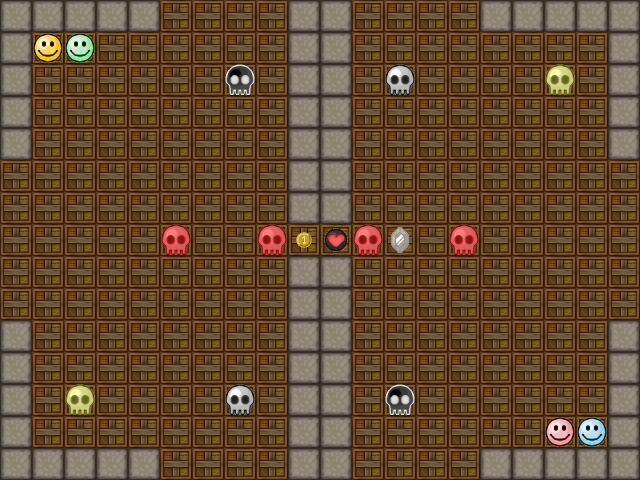

This is a level from a 2D game, rendered from its Tiled map with the project's own tilesets. A one-line summary and the map file follow, with tile-layer data summarised:
An orthogonal 20x15 tile map with 32x32 px tiles, 2 tile layers (background, map), 2 tilesets and 2 objects.

<map version="1.0" orientation="orthogonal" renderorder="right-down" width="20" height="15" tilewidth="32" tileheight="32" nextobjectid="3">
 <properties>
  <property name="type" value="classic" />
 </properties>
 <tileset firstgid="1" name="Sprite" tilewidth="32" tileheight="32" tilecount="64" columns="8">
  <image source="../../tileset/sprite.png" width="256" height="256" />
  <tile id="2" probability="2" />
  <tile id="3" probability="0.25" />
 </tileset>
 <tileset firstgid="65" name="Background" tilewidth="32" tileheight="32" tilecount="64" columns="8">
  <image source="../../tileset/background.png" width="256" height="256" />
 </tileset>
 <layer name="background" width="20" height="15">
  <data>[300 cells, 300 non-empty, 1 distinct tile ids]</data>
 </layer>
 <layer name="map" width="20" height="15">
  <data>[300 cells, 81 non-empty, 12 distinct tile ids]</data>
 </layer>
 <objectgroup name="paths">
  <object id="1" x="72" y="391">
   <polyline points="0,0 1,-320 162,-319 159,2" />
  </object>
  <object id="2" x="553" y="74">
   <polyline points="0,0 -1,317 -161,318 -162,-1" />
  </object>
 </objectgroup>
</map>
